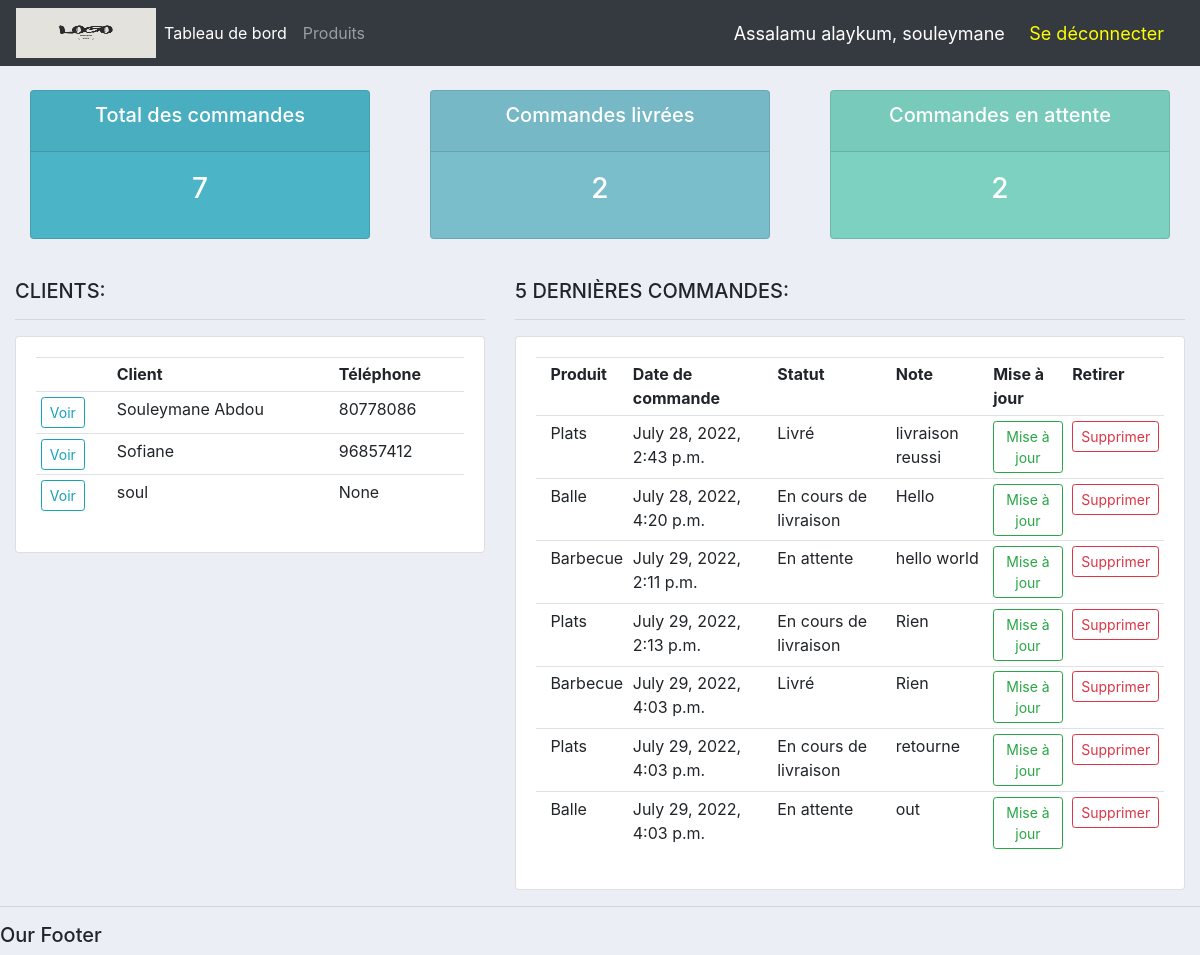
Page / (signed in) on the earlier database version.
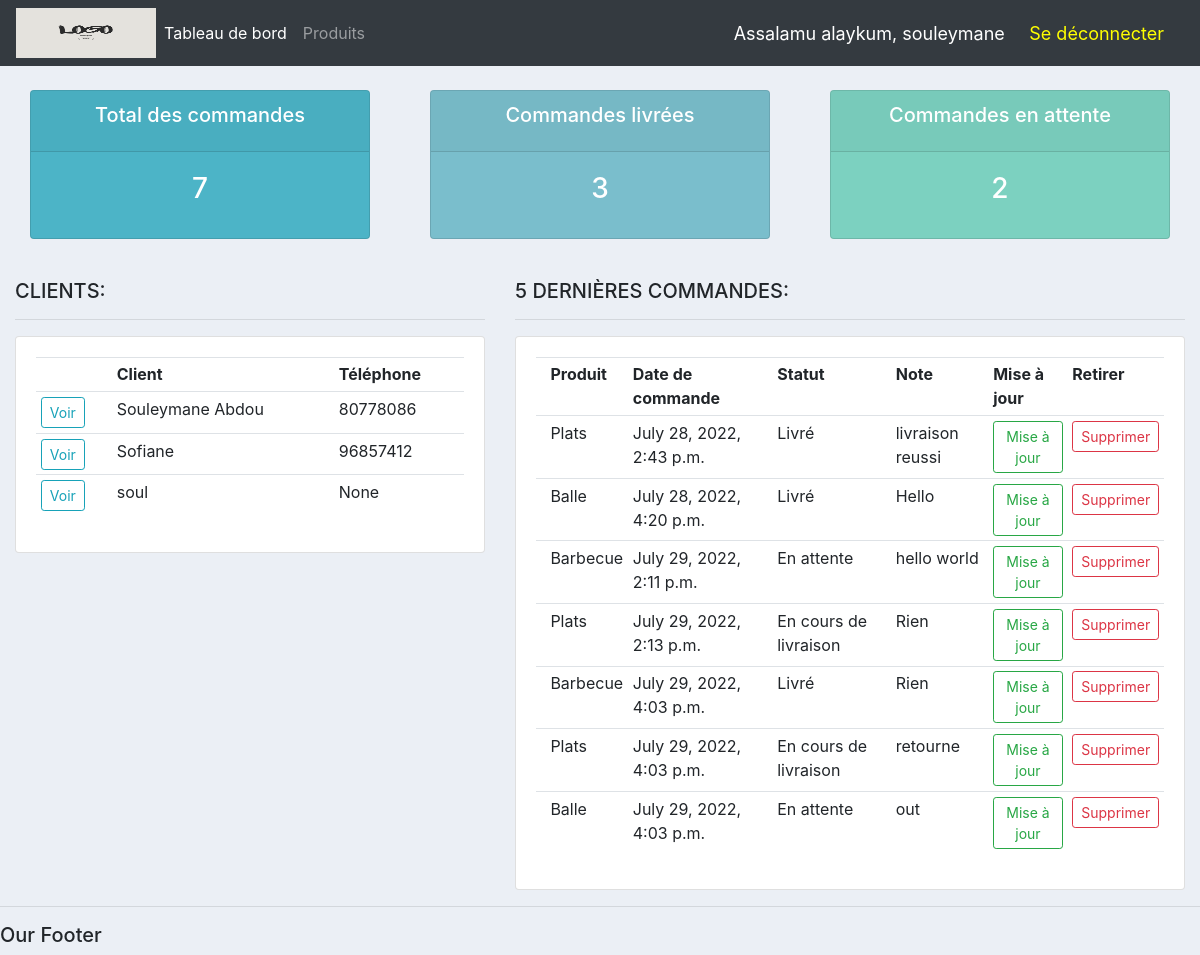
Same page on the later database version.
### accounts/models.py (models this page shows, shortened)
class Order(models.Model):
    STATUS = (
        ('En attente', 'En attente'),
        ('En cours de livraison', 'En cours de livraison'),
        ('Livré', 'Livré'),
    )
    customer = models.ForeignKey(Customer, null=True, on_delete=models.SET_NULL)
    product = models.ForeignKey(Product, null=True, on_delete=models.SET_NULL)
    date_created = models.DateTimeField(auto_now_add=True, null=True)
    status = models.CharField(max_length=200, null=True, choices=STATUS)
    note = models.CharField(max_length=100, null=True)

class Product(models.Model):
    CATEGORY = (
        ('Intérieur', 'Intérieur'),
        ('Extérieur', 'Extérieur'),
    )
    name = models.CharField(max_length=200, null=True)
    price = models.FloatField(null=True)
    category = models.CharField(max_length=200, null=True, choices=CATEGORY)
    description = models.CharField(max_length=200, null=True, blank=True)
    date_created = models.DateTimeField(auto_now_add=True, null=True)
    tags = models.ManyToManyField(Tag)
    def __str__(self):
        return self.name

### accounts/decorators.py (the view)
    def wrapper_func(request, *args, **kwargs):
        group = None
        if request.user.groups.exists():
            group = request.user.groups.all()[0].name
        if group == 'customer':
            return redirect('user_page')
        if group == 'admin':
            return view_func(request, *args, **kwargs)

### accounts/views/home.py (called while the page is built)
@login_required(login_url='login')
@admin_only
def home(request):
    orders = Order.objects.all()
    customers = Customer.objects.all()
    total_customers = customers.count()
    total_orders = orders.count()
    LivrE = orders.filter(status='Livré').count()
    En_attente = orders.filter(status='En attente').count()
    context = {'orders':orders, 'customers':customers,
    'total_orders':total_orders, 'LivrE':LivrE,
    'En_attente':En_attente}
    return render(request, 'accounts/dashboard.html', context)

### accounts/templates/accounts/dashboard.html (shortened to what this page needs)
{% extends 'accounts/main.html' %}
{% block content %}
{% include 'accounts/status.html' %}
<br>
<div class="row">
    <div class="col-md-5">
        <h5>CLIENTS:</h5>
        <hr>
        <div class="card card-body">
            <table class="table table-sm">
                <tr>
                    <th></th>
                    <th>Client</th>
                    <th>Téléphone</th>
                </tr>
                {% for customer in customers %}
                    <tr>
                        <td><a class="btn btn-outline-info btn-sm" href="{% url 'customer' customer.id %}">Voir</a></td>
                        <td>{{ customer.name }}</td>
                        <td>{{ customer.phone }}</td>
                    </tr>
                {% endfor %}
            </table>
        </div>
    </div>
    <div class="col-md-7">
        <h5>5 DERNIÈRES COMMANDES:</h5>
        <hr>
        <div class="card card-body">
            <table class="table table-sm">
                <tr>
                    <th></th>
                    <th>Produit</th>
                    <th>Date de commande</th>
                    <th>Statut</th>
                    <th>Note</th>
                    <th>Mise à jour</th>
                    <th>Retirer</th>
                </tr>
                {% for order in orders %}
                    <tr>
                        <th></th>
                        <td>{{ order.product }}</dt>
                        <td>{{ order.date_created }}</dt>
                        <td>{{ order.status }}</dt>
                        <td>{{ order.note }}</dt>
                        <td><a a class="btn btn-outline-success btn-sm" href="{% url 'update_order' order.id %}">Mise à jour</a></td>
                        <td><a a class="btn btn-outline-danger btn-sm" href="{% url 'delete_order' order.id %}">Supprimer</a></td>
                    </tr>
                {% endfor %}
            </table>
        </div>
    </div>
</div>
{% endblock %}

Differences in the rows shown:
changed Order "July 28, 2022, 4:20 p.m.": status "En cours de livraison" → "Livré"
Other differences:
{{ LivrE }}: "2" → "3"
